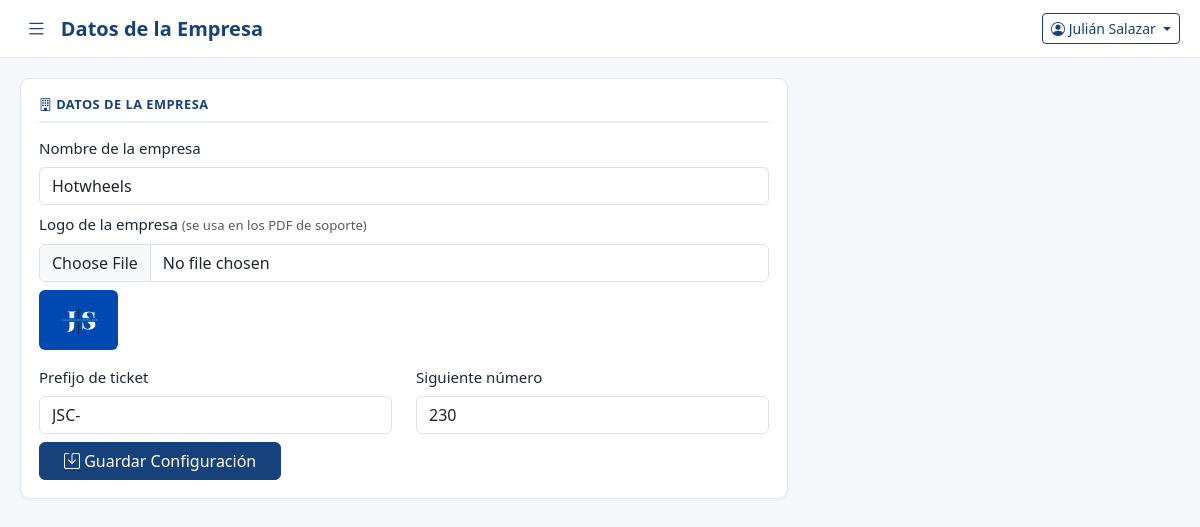
/sistema/cnf_empresa.php (signed in), run on the app's committed database.
### tables this page shows
CREATE TABLE `tbl_configuracion` (
  `id` int(11) NOT NULL AUTO_INCREMENT,
  `nombre_empresa` varchar(150) NOT NULL DEFAULT 'TechSupport',
  `logo` varchar(255) DEFAULT NULL,
  `prefijo_ticket` varchar(10) NOT NULL DEFAULT 'TK-',
  `siguiente_numero` int(11) NOT NULL DEFAULT 1,
  `state` tinyint(1) NOT NULL DEFAULT 1,
  `user_ing` int(11) DEFAULT NULL,
  `fecha_hora_ing` datetime NOT NULL DEFAULT current_timestamp(),
  PRIMARY KEY (`id`)
);

### sistema/includes/functions.php (called while the page is built, shortened)
<?php
function limpiar($valor) {
    return htmlspecialchars(trim($valor ?? ''), ENT_QUOTES, 'UTF-8');
}

### sistema/cnf_empresa.php (the view, shortened to what this page needs)
<?php
require_once __DIR__ . '/includes/auth.php';
require_once __DIR__ . '/includes/functions.php';
$config = $pdo->query("SELECT * FROM tbl_configuracion ORDER BY id LIMIT 1")->fetch();
include __DIR__ . '/includes/header.php';
?>
<div class="row g-3">
    <div class="col-lg-8">
        <div class="card-panel">
            <h6 class="panel-title"><i class="bi bi-building"></i> Datos de la Empresa</h6>
            <form method="post" enctype="multipart/form-data">
                <div class="mb-2">
                    <label class="form-label">Nombre de la empresa</label>
                    <input type="text" name="nombre_empresa" class="form-control" value="<?= limpiar($config['nombre_empresa']) ?>" required>
                </div>
                <div class="mb-3">
                    <label class="form-label">Logo de la empresa <small class="text-muted">(se usa en los PDF de soporte)</small></label>
                    <input type="file" name="logo" class="form-control" accept="image/*">
                    <?php if (!empty($config['logo'])): ?>
                        <img src="assets/img/<?= limpiar($config['logo']) ?>" style="height:60px;margin-top:8px;border-radius:6px;">
                    <?php endif; ?>
                </div>
                <div class="row">
                    <div class="col-md-6 mb-2">
                        <label class="form-label">Prefijo de ticket</label>
                        <input type="text" name="prefijo_ticket" class="form-control" value="<?= limpiar($config['prefijo_ticket']) ?>" placeholder="Ej: TK-">
                    </div>
                    <div class="col-md-6 mb-2">
                        <label class="form-label">Siguiente número</label>
                        <input type="number" name="siguiente_numero" class="form-control" value="<?= (int)$config['siguiente_numero'] ?>" min="1">
                    </div>
                </div>
                <button class="btn btn-tsp px-4" type="submit"><i class="bi bi-save"></i> Guardar Configuración</button>
            </form>
        </div>
    </div>
</div>
<?php include __DIR__ . '/includes/footer.php'; ?>

### sistema/assets/css/style.css (style rules this page uses)
:root { --azul-oscuro: #0f2647; --azul-principal: #17417a; --azul-medio: #2563eb; --azul-claro: #e6edfb; --naranja: #f0803c; --crema: #f5f7fb; --texto: #1c2733; --rojo: #c0392b; --sidebar-width: 250px; }
* { box-sizing: border-box; }
body { background-color: var(--crema); color: var(--texto); font-family: 'Segoe UI', Roboto, Arial, sans-serif; font-size: 0.94rem; }
.card-panel { background: #fff; border: 1px solid #e2e6ee; border-radius: 10px; padding: 18px; margin-bottom: 18px; box-shadow: 0 1px 3px rgba(0,0,0,0.04); }
.card-panel h6.panel-title { color: var(--azul-principal); font-weight: 700; letter-spacing: 0.5px; font-size: 0.8rem; text-transform: uppercase; margin-bottom: 14px; border-bottom: 2px solid var(--azul-claro); padding-bottom: 8px; }
.btn-tsp { background: var(--azul-principal); border-color: var(--azul-principal); color: #fff; }

### data on the page
tbl_configuracion: nombre_empresa "Hotwheels", logo (picture), prefijo_ticket "JSC-", siguiente_numero "230"

### other printed values
limpiar($tituloPagina ?? '') "Datos de la Empresa"
limpiar($_SESSION['tsp_nombre'] ?? '') "Julián Salazar"
